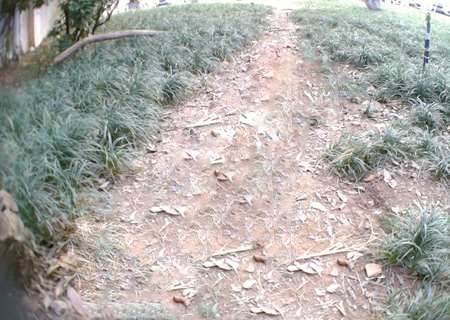
#> input picture testLib/banana/14.jpg, 450 x 320 px, found by its file name
$ python test_hough.py
#> lines starting #> are read from the running program, lines starting #| are printed output that depends on the picture; long printed decimals are rounded
import cv2
import numpy as np
import matplotlib.pyplot as plt
import math

img = cv2.resize(cv2.imread('./testLib/Low/14.jpg', cv2.IMREAD_GRAYSCALE), (640, 480))
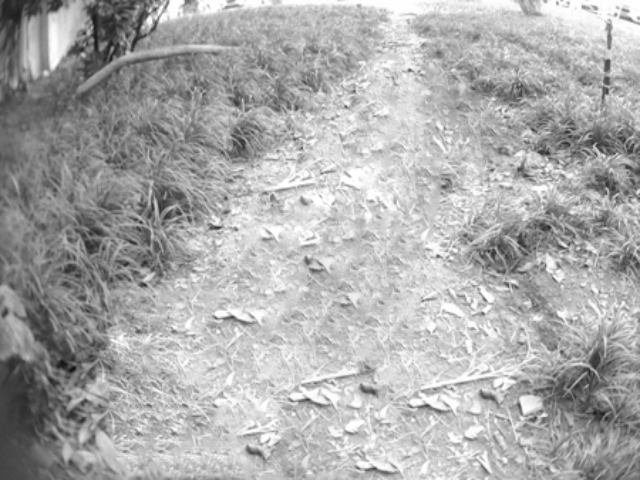
#> img: shape (480, 640); min 12, max 255, mean 171.2


canny = cv2.Canny(img, 50, 200)
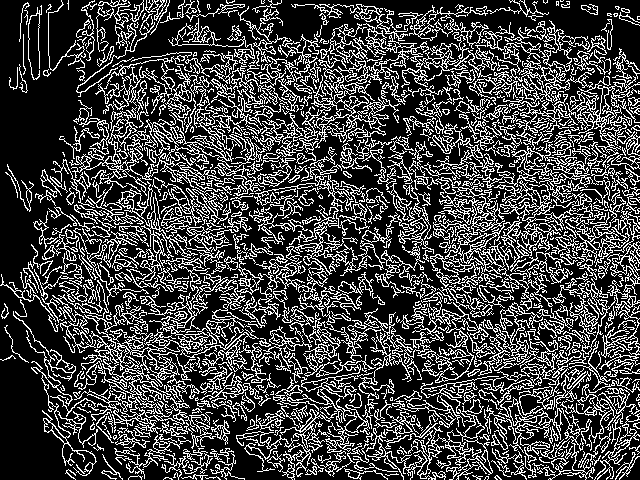
#> canny: shape (480, 640); 26.3% white in thin lines or dots
lines = cv2.HoughLines(canny, 1, np.pi / 180, 150)

if lines is not None:
    for i in range(0, len(lines)):
        rho = lines[i][0][0]
        theta = lines[i][0][1]
        a = math.cos(theta)
        b = math.sin(theta)
        x0 = a * rho
        y0 = b * rho
        # y0=kx0+b    rho=
        pt1 = (int(x0 + 600*(-b)), int(y0 + 600 *(a)))
        pt2 = (int(x0 - 600 * (-b)), int(y0 - 600 * (a)))

        if not theta == 0:
            lineTheta = math.atan(-1 / math.tan(theta)) / np.pi * 180   # 直线角度
        else:
            lineTheta = 0
        # 显示特定角度的直线
        if not -15 < lineTheta < 15:
            cv2.line(img, pt1, pt2, (0, 0, 255), 3, cv2.LINE_AA)
            print(rho, lineTheta)
#> this loop made 10610 passes
#> (rho, theta, a, x0, y0, pt1, pt2, lineTheta) on passes 1 to 10: (-93, 2.36, -0.707, 65.76, -65.76, (-358, -490), (490, 358), 45), (-115, 2.36, -0.707, 81.32, -81.32, (-342, -505), (505, 342), 45), (390, 0.785, 0.707, 275.8, 275.8, (-148, 700), (700, -148), -45), (-91, 2.36, -0.707, 64.35, -64.35, (-359, -488), (488, 359), 45), (-107, 2.36, -0.707, 75.66, -75.66, (-348, -499), (499, 348), 45), (-78, 2.36, -0.707, 55.15, -55.15, (-369, -479), (479, 369), 45), (-42, 2.36, -0.707, 29.7, -29.7, (-394, -453), (453, 394), 45), (-76, 2.36, -0.707, 53.74, -53.74, (-370, -478), (478, 370), 45), (457, 0.785, 0.707, 323.1, 323.1, (-101, 747), (747, -101), -45), (-122, 2.36, -0.707, 86.27, -86.27, (-337, -510), (510, 337), 45)
#> (rho, theta, a, x0, y0, lineTheta) on passes 61 to 66: (-95, 2.36, -0.707, 67.18, -67.18, 45), (286, 0.785, 0.707, 202.2, 202.2, -45), (-110, 2.36, -0.707, 77.78, -77.78, 45), (-86, 2.36, -0.707, 60.81, -60.81, 45), (-83, 2.36, -0.707, 58.69, -58.69, 45), (424, 0.785, 0.707, 299.8, 299.8, -45)
#| -93.0 45.000
#| -115.0 45.000
#| 390.0 -45.000
#| -91.0 45.000
#| -107.0 45.000
#| -78.0 45.000
#| -42.0 45.000
#| -76.0 45.000
#> (further printed lines are left out)
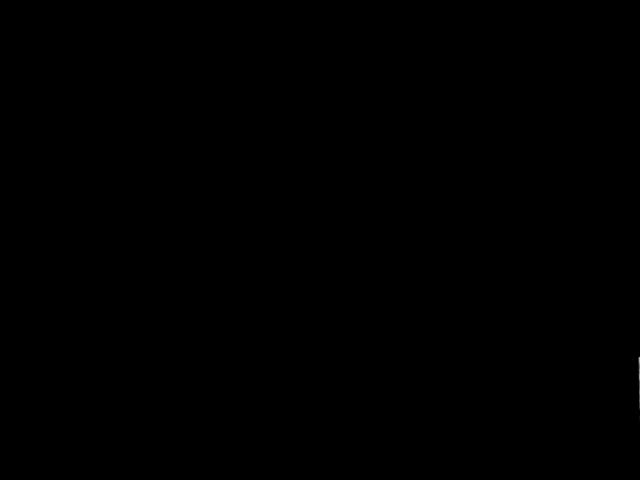
#> img: shape (480, 640); min 0, max 172, mean 0

cv2.imshow('Canny', canny)
cv2.imshow('Img', img)
cv2.waitKey(0)
cv2.destroyAllWindows()

$ run again, with testLib/banana/10.jpg copied over testLib/banana/14.jpg
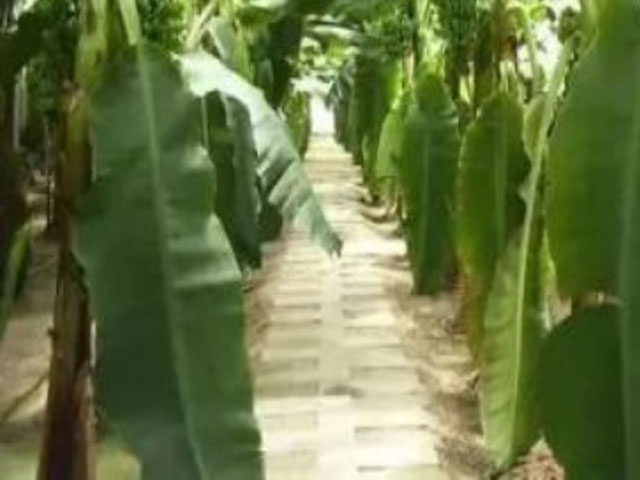
#> input picture testLib/banana/10.jpg, 640 x 480 px, found by its file name
#> `img = cv2.resize(cv2.imread('./testLib/Low/14.jpg', cv2.IMREAD_GRAYSCA..`:
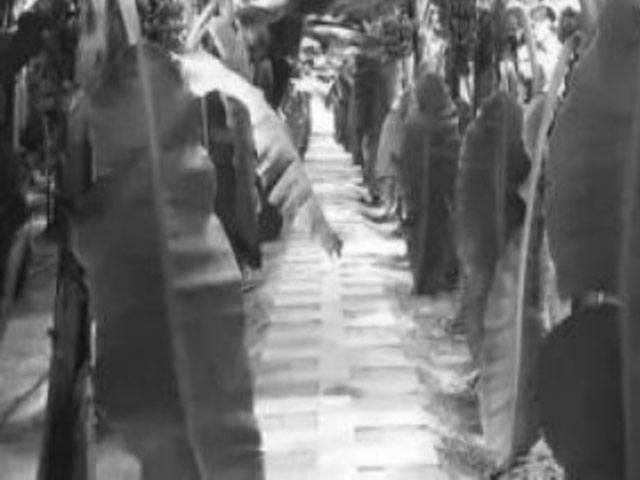
#> img: shape (480, 640); min 17, max 255, mean 107.2
#> `canny = cv2.Canny(img, 50, 200)`:
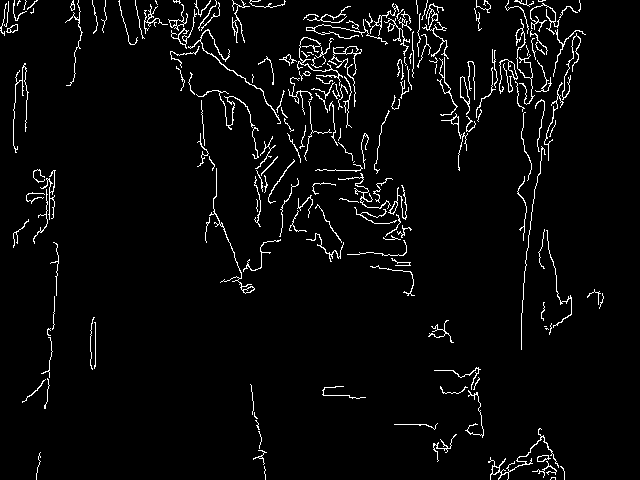
#> canny: shape (480, 640); 3.8% white in thin lines or dots
#> lines = None

$ run again, with testLib/banana/11.jpg copied over testLib/banana/14.jpg
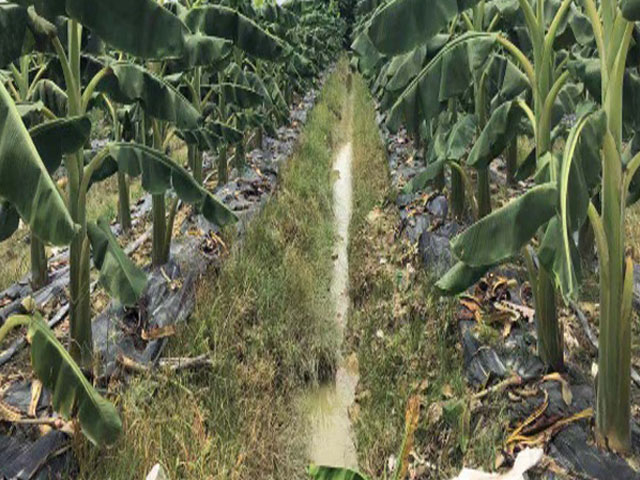
#> input picture testLib/banana/11.jpg, 640 x 480 px, found by its file name
#> `canny = cv2.Canny(img, 50, 200)`:
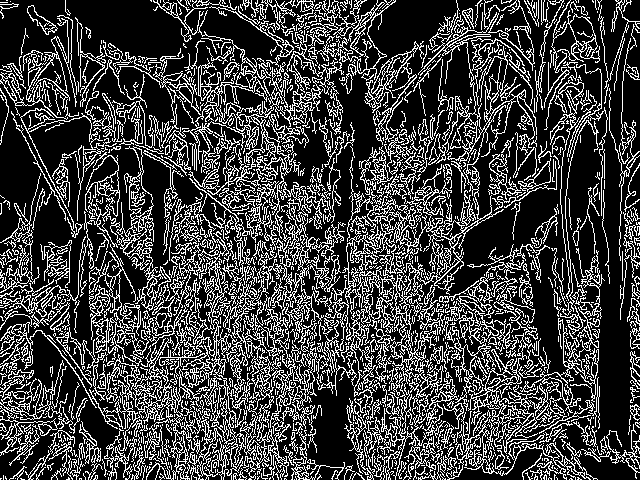
#> canny: shape (480, 640); 25.5% white in thin lines or dots
#> the loop `for i in range(0, len(lines)):` made 9244 passes
#> (rho, theta, a, b, x0, y0, pt1, pt2) on passes 1 to 6: (-62, 2.36, -0.707, 0.707, 43.84, -43.84, (-380, -468), (468, 380)), (-11, 2.36, -0.707, 0.707, 7.78, -7.78, (-416, -432), (432, 416)), (409, 0.785, 0.707, 0.707, 289.2, 289.2, (-135, 713), (713, -135)), (404, 0.785, 0.707, 0.707, 285.7, 285.7, (-138, 709), (709, -138)), (433, 0.785, 0.707, 0.707, 306.2, 306.2, (-118, 730), (730, -118)), (436, 0.785, 0.707, 0.707, 308.3, 308.3, (-115, 732), (732, -115))
#> (printed output is left out)
#> after the loop `for i in range(0, len(lines)):`:
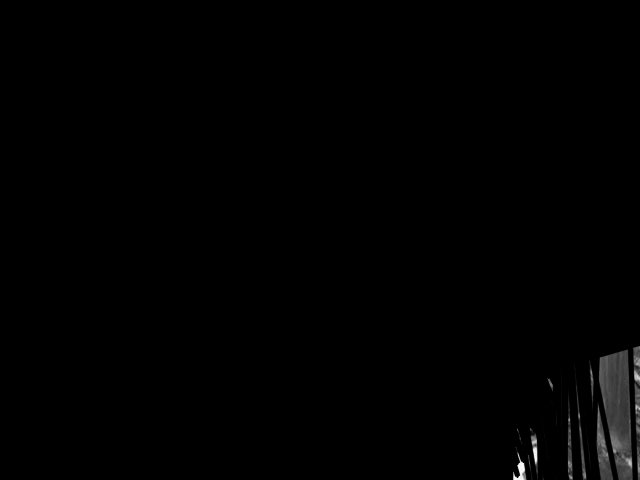
#> img: shape (480, 640); min 0, max 255, mean 1.4

$ run again, with testLib/banana/12.jpg copied over testLib/banana/14.jpg
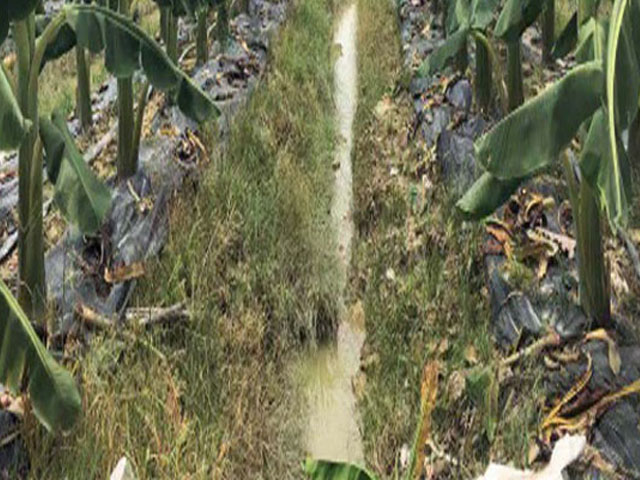
#> input picture testLib/banana/12.jpg, 640 x 480 px, found by its file name
#> `canny = cv2.Canny(img, 50, 200)`:
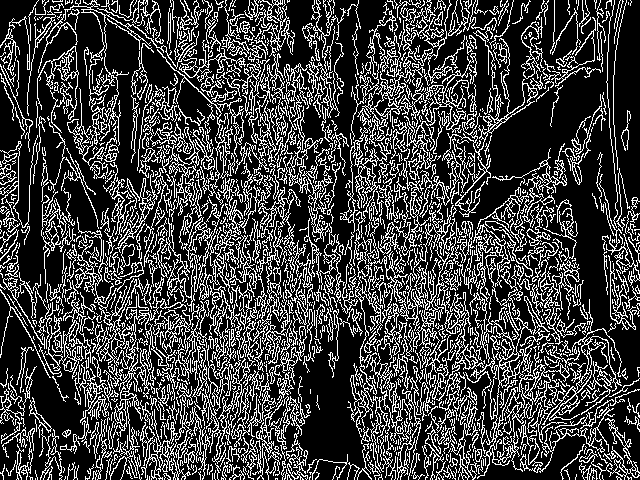
#> canny: shape (480, 640); 25.5% white in thin lines or dots
#> the loop `for i in range(0, len(lines)):` made 9691 passes
#> (rho, theta, a, b, x0, y0, pt1, pt2) on passes 1 to 6: (443, 0.785, 0.707, 0.707, 313.2, 313.2, (-111, 737), (737, -111)), (441, 0.785, 0.707, 0.707, 311.8, 311.8, (-112, 736), (736, -112)), (-93, 2.36, -0.707, 0.707, 65.76, -65.76, (-358, -490), (490, 358)), (445, 0.785, 0.707, 0.707, 314.7, 314.7, (-109, 738), (738, -109)), (359, 0.785, 0.707, 0.707, 253.9, 253.9, (-170, 678), (678, -170)), (-107, 2.36, -0.707, 0.707, 75.66, -75.66, (-348, -499), (499, 348))
#> (printed output is left out)
#> after the loop `for i in range(0, len(lines)):`:
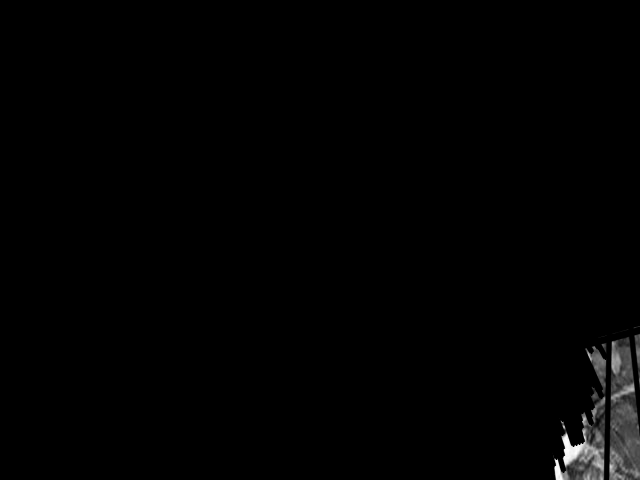
#> img: shape (480, 640); min 0, max 255, mean 2.2
